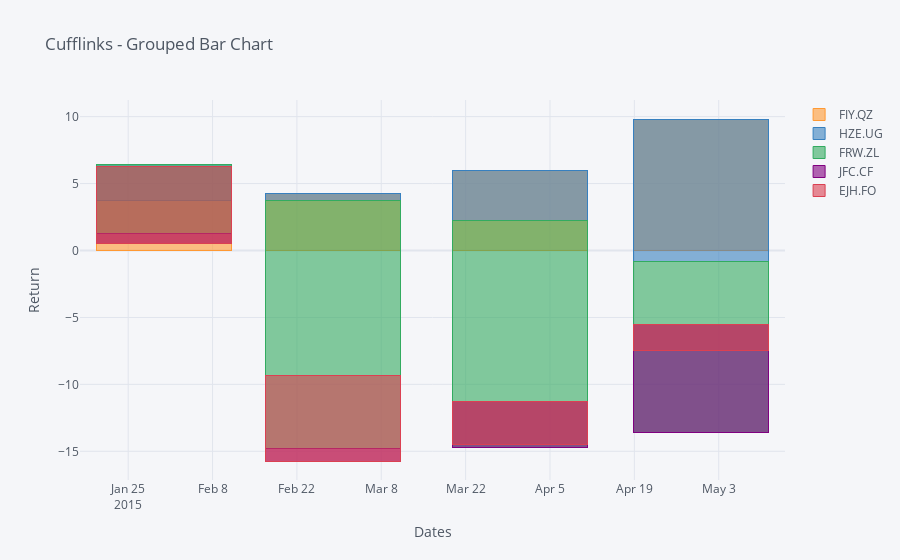

The notebook cell saved with this chart:
### Code cell
cf.datagen.lines(5).resample('M').mean().iplot(kind='bar',xTitle='Dates',yTitle='Return',title='Cufflinks - Grouped Bar Chart',
                          barmode='stack')

### Figure 1 — Plotly figure (JSON) as saved in the notebook; plotly's stock layout.template omitted (floating-point values rounded to 4 significant figures)
{"data": [{"marker": {"color": "rgba(255, 153, 51, 0.6)", "line": {"color": "rgba(255, 153, 51, 1.0)", "width": 1}}, "name": "FIY.QZ", "orientation": "v", "text": "", "type": "bar", "x": ["2015-01-31", "2015-02-28", "2015-03-31", "2015-04-30"], "y": [3.702, 4.295, 5.946, 9.822]}, {"marker": {"color": "rgba(55, 128, 191, 0.6)", "line": {"color": "rgba(55, 128, 191, 1.0)", "width": 1}}, "name": "HZE.UG", "orientation": "v", "text": "", "type": "bar", "x": ["2015-01-31", "2015-02-28", "2015-03-31", "2015-04-30"], "y": [2.745, -0.5461, -3.668, -10.63]}, {"marker": {"color": "rgba(50, 171, 96, 0.6)", "line": {"color": "rgba(50, 171, 96, 1.0)", "width": 1}}, "name": "FRW.ZL", "orientation": "v", "text": "", "type": "bar", "x": ["2015-01-31", "2015-02-28", "2015-03-31", "2015-04-30"], "y": [-5.197, -18.57, -17.02, -12.77]}, {"marker": {"color": "rgba(128, 0, 128, 0.6)", "line": {"color": "rgba(128, 0, 128, 1.0)", "width": 1}}, "name": "JFC.CF", "orientation": "v", "text": "", "type": "bar", "x": ["2015-01-31", "2015-02-28", "2015-03-31", "2015-04-30"], "y": [-0.6931, -0.9038, 3.453, 8.007]}, {"marker": {"color": "rgba(219, 64, 82, 0.6)", "line": {"color": "rgba(219, 64, 82, 1.0)", "width": 1}}, "name": "EJH.FO", "orientation": "v", "text": "", "type": "bar", "x": ["2015-01-31", "2015-02-28", "2015-03-31", "2015-04-30"], "y": [5.75, 6.357, -3.167, -1.923]}], "layout": {"barmode": "stack", "legend": {"bgcolor": "#F5F6F9", "font": {"color": "#4D5663"}, "traceorder": "normal"}, "paper_bgcolor": "#F5F6F9", "plot_bgcolor": "#F5F6F9", "title": {"font": {"color": "#4D5663"}, "text": "Cufflinks - Grouped Bar Chart"}, "xaxis": {"gridcolor": "#E1E5ED", "showgrid": true, "tickfont": {"color": "#4D5663"}, "title": {"font": {"color": "#4D5663"}, "text": "Dates"}, "zerolinecolor": "#E1E5ED"}, "yaxis": {"gridcolor": "#E1E5ED", "showgrid": true, "tickfont": {"color": "#4D5663"}, "title": {"font": {"color": "#4D5663"}, "text": "Return"}, "zerolinecolor": "#E1E5ED"}}}
